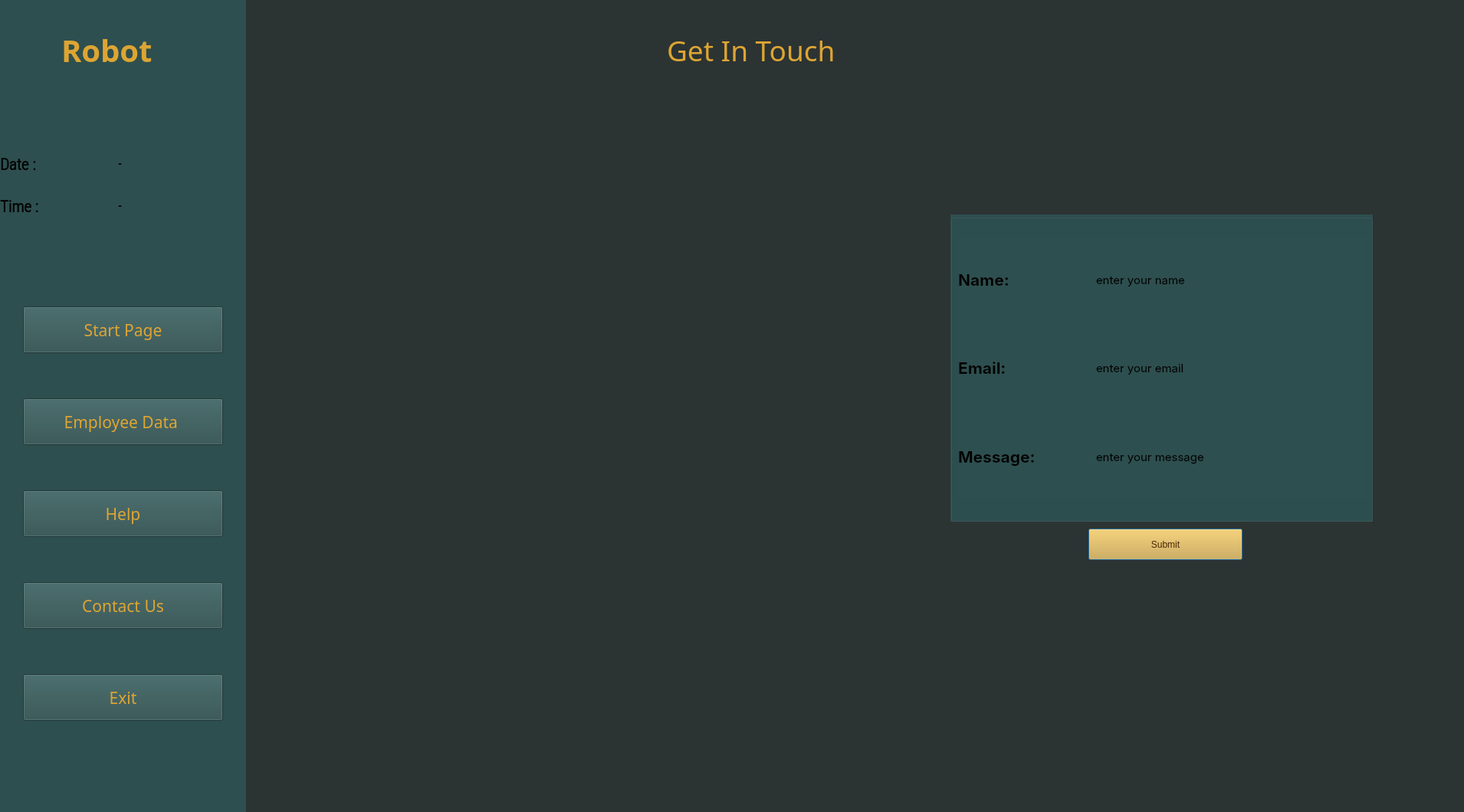
<?xml version="1.0" encoding="UTF-8"?>
<ui version="4.0">
 <class>Dash</class>
 <widget class="QDialog" name="Dash">
  <property name="geometry">
   <rect>
    <x>0</x>
    <y>0</y>
    <width>1910</width>
    <height>1060</height>
   </rect>
  </property>
  <property name="windowTitle">
   <string>Dialog</string>
  </property>
  <widget class="QWidget" name="widget_2" native="true">
   <property name="geometry">
    <rect>
     <x>0</x>
     <y>-20</y>
     <width>1920</width>
     <height>1080</height>
    </rect>
   </property>
   <property name="autoFillBackground">
    <bool>false</bool>
   </property>
   <property name="styleSheet">
    <string notr="true">background-color: rgb(44, 51, 51);</string>
   </property>
   <widget class="QLabel" name="label_5">
    <property name="geometry">
     <rect>
      <x>870</x>
      <y>0</y>
      <width>281</width>
      <height>171</height>
     </rect>
    </property>
    <property name="font">
     <font>
      <family>SF Pro Rounded</family>
      <pointsize>28</pointsize>
      <weight>10</weight>
      <italic>false</italic>
      <bold>false</bold>
     </font>
    </property>
    <property name="styleSheet">
     <string notr="true">
color: rgb(221, 165, 51);
background-color: transparent;
font: 81 28pt &quot;SF Pro Rounded&quot;;</string>
    </property>
    <property name="text">
     <string>Get In Touch</string>
    </property>
   </widget>
   <widget class="QGroupBox" name="groupBox_2">
    <property name="geometry">
     <rect>
      <x>1240</x>
      <y>300</y>
      <width>551</width>
      <height>401</height>
     </rect>
    </property>
    <property name="font">
     <font>
      <family>SF Pro Display</family>
     </font>
    </property>
    <property name="styleSheet">
     <string notr="true">background-color: rgb(46, 79, 79);
</string>
    </property>
    <property name="title">
     <string/>
    </property>
    <widget class="QWidget" name="verticalLayoutWidget_3">
     <property name="geometry">
      <rect>
       <x>10</x>
       <y>30</y>
       <width>181</width>
       <height>341</height>
      </rect>
     </property>
     <layout class="QVBoxLayout" name="verticalLayout_3">
      <item>
       <widget class="QLabel" name="label_11">
        <property name="font">
         <font>
          <family>SF Pro Display</family>
          <pointsize>16</pointsize>
          <weight>75</weight>
          <bold>true</bold>
         </font>
        </property>
        <property name="text">
         <string>Name:</string>
        </property>
       </widget>
      </item>
      <item>
       <widget class="QLabel" name="label_3">
        <property name="font">
         <font>
          <family>SF Pro Display</family>
          <pointsize>16</pointsize>
          <weight>75</weight>
          <bold>true</bold>
         </font>
        </property>
        <property name="text">
         <string>Email:</string>
        </property>
       </widget>
      </item>
      <item>
       <widget class="QLabel" name="label_4">
        <property name="font">
         <font>
          <family>SF Pro Display</family>
          <pointsize>16</pointsize>
          <weight>75</weight>
          <bold>true</bold>
         </font>
        </property>
        <property name="text">
         <string>Message:</string>
        </property>
       </widget>
      </item>
     </layout>
    </widget>
    <widget class="QWidget" name="verticalLayoutWidget_4">
     <property name="geometry">
      <rect>
       <x>190</x>
       <y>30</y>
       <width>351</width>
       <height>341</height>
      </rect>
     </property>
     <layout class="QVBoxLayout" name="verticalLayout_4">
      <item>
       <widget class="QLabel" name="employeeid">
        <property name="font">
         <font>
          <family>SF Pro Display</family>
          <pointsize>11</pointsize>
          <weight>50</weight>
          <bold>false</bold>
         </font>
        </property>
        <property name="text">
         <string>enter your name</string>
        </property>
       </widget>
      </item>
      <item>
       <widget class="QLabel" name="firstname">
        <property name="font">
         <font>
          <family>SF Pro Display</family>
          <pointsize>11</pointsize>
          <weight>50</weight>
          <bold>false</bold>
         </font>
        </property>
        <property name="text">
         <string>enter your email</string>
        </property>
       </widget>
      </item>
      <item>
       <widget class="QLabel" name="lastname">
        <property name="font">
         <font>
          <family>SF Pro Display</family>
          <pointsize>11</pointsize>
          <weight>50</weight>
          <bold>false</bold>
         </font>
        </property>
        <property name="text">
         <string>enter your message</string>
        </property>
       </widget>
      </item>
     </layout>
    </widget>
   </widget>
   <widget class="QPushButton" name="bt_check">
    <property name="geometry">
     <rect>
      <x>1420</x>
      <y>710</y>
      <width>201</width>
      <height>41</height>
     </rect>
    </property>
    <property name="styleSheet">
     <string notr="true">background-color: rgb(221, 165, 51);
color: rgb(74, 37, 0);

font: 81 10pt &quot;SF Pro Rounded&quot;;
</string>
    </property>
    <property name="text">
     <string>Submit</string>
    </property>
    <property name="checkable">
     <bool>false</bool>
    </property>
    <property name="checked">
     <bool>false</bool>
    </property>
   </widget>
   <widget class="QWidget" name="widget" native="true">
    <property name="geometry">
     <rect>
      <x>0</x>
      <y>20</y>
      <width>321</width>
      <height>1081</height>
     </rect>
    </property>
    <property name="sizePolicy">
     <sizepolicy hsizetype="Preferred" vsizetype="Preferred">
      <horstretch>0</horstretch>
      <verstretch>0</verstretch>
     </sizepolicy>
    </property>
    <property name="styleSheet">
     <string notr="true">
background-color: rgb(46, 79, 79);</string>
    </property>
    <widget class="QLabel" name="label_6">
     <property name="geometry">
      <rect>
       <x>80</x>
       <y>30</y>
       <width>161</width>
       <height>71</height>
      </rect>
     </property>
     <property name="font">
      <font>
       <family>SF Pro Rounded</family>
       <pointsize>30</pointsize>
       <weight>75</weight>
       <bold>true</bold>
      </font>
     </property>
     <property name="styleSheet">
      <string notr="true">color: rgb(221, 165, 51);</string>
     </property>
     <property name="text">
      <string>Robot</string>
     </property>
    </widget>
    <widget class="QWidget" name="gridLayoutWidget">
     <property name="geometry">
      <rect>
       <x>0</x>
       <y>190</y>
       <width>301</width>
       <height>104</height>
      </rect>
     </property>
     <layout class="QGridLayout" name="gridLayout_3">
      <item row="0" column="0">
       <widget class="QLabel" name="label">
        <property name="font">
         <font>
          <family>Roboto Condensed Light</family>
          <pointsize>16</pointsize>
          <weight>75</weight>
          <bold>true</bold>
         </font>
        </property>
        <property name="styleSheet">
         <string notr="true"/>
        </property>
        <property name="text">
         <string>Date :</string>
        </property>
       </widget>
      </item>
      <item row="1" column="0">
       <widget class="QLabel" name="label_2">
        <property name="font">
         <font>
          <family>Roboto Condensed Light</family>
          <pointsize>16</pointsize>
          <weight>75</weight>
          <bold>true</bold>
         </font>
        </property>
        <property name="styleSheet">
         <string notr="true"/>
        </property>
        <property name="text">
         <string>Time :</string>
        </property>
       </widget>
      </item>
      <item row="0" column="1">
       <widget class="QLabel" name="Date_Label">
        <property name="font">
         <font>
          <family>Roboto Condensed Light</family>
          <pointsize>13</pointsize>
          <weight>75</weight>
          <bold>true</bold>
         </font>
        </property>
        <property name="styleSheet">
         <string notr="true"/>
        </property>
        <property name="text">
         <string>-</string>
        </property>
       </widget>
      </item>
      <item row="1" column="1">
       <widget class="QLabel" name="Time_Label">
        <property name="font">
         <font>
          <family>Roboto Condensed Light</family>
          <pointsize>13</pointsize>
          <weight>75</weight>
          <bold>true</bold>
         </font>
        </property>
        <property name="styleSheet">
         <string notr="true"/>
        </property>
        <property name="text">
         <string>-</string>
        </property>
       </widget>
      </item>
     </layout>
    </widget>
    <widget class="QPushButton" name="bt_startpage">
     <property name="geometry">
      <rect>
       <x>30</x>
       <y>400</y>
       <width>261</width>
       <height>61</height>
      </rect>
     </property>
     <property name="font">
      <font>
       <family>SF Pro Rounded</family>
       <pointsize>16</pointsize>
       <weight>10</weight>
       <italic>false</italic>
       <bold>false</bold>
      </font>
     </property>
     <property name="styleSheet">
      <string notr="true">color: rgb(221, 165, 51);
font: 81 16pt &quot;SF Pro Rounded&quot;;
</string>
     </property>
     <property name="text">
      <string>Start Page</string>
     </property>
    </widget>
    <widget class="QPushButton" name="bt_viewalldata">
     <property name="geometry">
      <rect>
       <x>30</x>
       <y>520</y>
       <width>261</width>
       <height>61</height>
      </rect>
     </property>
     <property name="font">
      <font>
       <family>SF Pro Rounded</family>
       <pointsize>16</pointsize>
       <weight>10</weight>
       <italic>false</italic>
       <bold>false</bold>
      </font>
     </property>
     <property name="styleSheet">
      <string notr="true">color: rgb(221, 165, 51);


font: 81  &quot;SF Pro Rounded&quot;;
</string>
     </property>
     <property name="text">
      <string>Employee Data </string>
     </property>
    </widget>
    <widget class="QPushButton" name="bt_help">
     <property name="geometry">
      <rect>
       <x>30</x>
       <y>640</y>
       <width>261</width>
       <height>61</height>
      </rect>
     </property>
     <property name="font">
      <font>
       <family>SF Pro Rounded</family>
       <pointsize>16</pointsize>
       <weight>10</weight>
       <italic>false</italic>
       <bold>false</bold>
      </font>
     </property>
     <property name="styleSheet">
      <string notr="true">color: rgb(221, 165, 51);


font: 81 16pt &quot;SF Pro Rounded&quot;;
</string>
     </property>
     <property name="text">
      <string>Help</string>
     </property>
    </widget>
    <widget class="QPushButton" name="bt_exit">
     <property name="geometry">
      <rect>
       <x>30</x>
       <y>880</y>
       <width>261</width>
       <height>61</height>
      </rect>
     </property>
     <property name="font">
      <font>
       <family>SF Pro Rounded</family>
       <pointsize>16</pointsize>
       <weight>10</weight>
       <italic>false</italic>
       <bold>false</bold>
      </font>
     </property>
     <property name="styleSheet">
      <string notr="true">color: rgb(221, 165, 51);


font: 81 16pt &quot;SF Pro Rounded&quot;;
</string>
     </property>
     <property name="text">
      <string>Exit</string>
     </property>
    </widget>
    <widget class="QPushButton" name="bt_contactus">
     <property name="geometry">
      <rect>
       <x>30</x>
       <y>760</y>
       <width>261</width>
       <height>61</height>
      </rect>
     </property>
     <property name="font">
      <font>
       <family>SF Pro Rounded</family>
       <pointsize>16</pointsize>
       <weight>10</weight>
       <italic>false</italic>
       <bold>false</bold>
      </font>
     </property>
     <property name="styleSheet">
      <string notr="true">color: rgb(221, 165, 51);



font: 81 16pt &quot;SF Pro Rounded&quot;;
</string>
     </property>
     <property name="text">
      <string>Contact Us</string>
     </property>
    </widget>
   </widget>
   <widget class="QLabel" name="img">
    <property name="geometry">
     <rect>
      <x>400</x>
      <y>210</y>
      <width>711</width>
      <height>611</height>
     </rect>
    </property>
    <property name="font">
     <font>
      <family>Roboto Condensed Light</family>
      <pointsize>16</pointsize>
      <weight>75</weight>
      <bold>true</bold>
     </font>
    </property>
    <property name="styleSheet">
     <string notr="true">image: url(:/newPrefix/Robot2.png);</string>
    </property>
    <property name="text">
     <string/>
    </property>
   </widget>
   <zorder>widget</zorder>
   <zorder>label_5</zorder>
   <zorder>groupBox_2</zorder>
   <zorder>bt_check</zorder>
   <zorder>img</zorder>
  </widget>
 </widget>
 <resources>
  <include location="ICONS/1.qrc"/>
 </resources>
 <connections/>
</ui>
